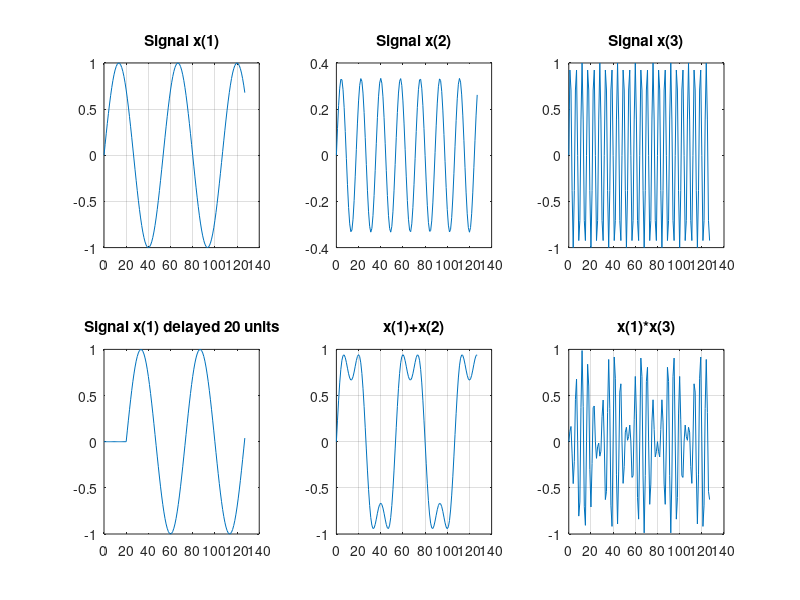

This figure's MATLAB source:
N=128;
f1=150;
f2=450;
f3=1500;
fs=8000;

n=0:N-1;
size(n)
x1=sin(2*pi*(f1/fs)*n);
x2=(1/3).*sin(2*pi*(f2/fs)*n);
x3=sin(2*pi*(f3/fs)*n);

figure(1);
subplot(2,3,1);
plot(n,x1);
grid;
title('Signal x(1)');


subplot(2,3,2);
plot(n,x2);
title('Signal x(2)');

subplot(2,3,3);
plot(n,x3);
title('Signal x(3)');

%signal delay
xid=[zeros(1,20),x1(1:N-20)];

subplot(2,3,4);
plot(n,xid);
title('Signal x(1) delayed 20 units');

%signal addition
xadd=x1+x2;
subplot(2,3,5);
plot(n,xadd);
grid;
title('x(1)+x(2)');

%signal multiplication
xmul=x1.*x3;
subplot(2,3,6);
plot(n,xmul);
grid;
title('x(1)*x(3)');


